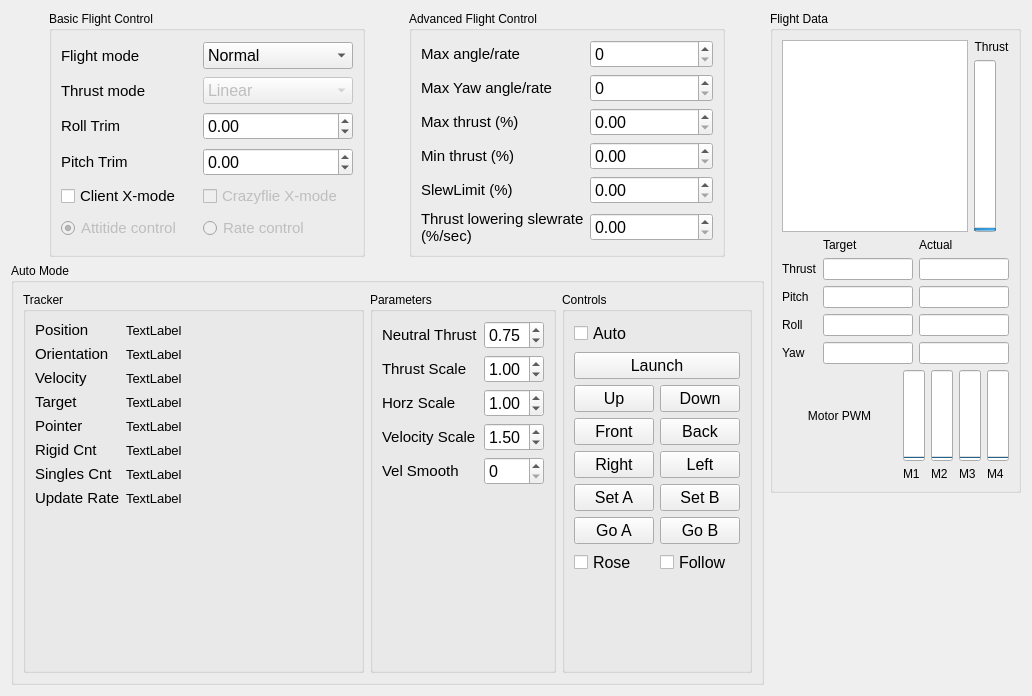
<?xml version="1.0" encoding="UTF-8"?>
<ui version="4.0">
 <class>Form</class>
 <widget class="QWidget" name="Form">
  <property name="geometry">
   <rect>
    <x>0</x>
    <y>0</y>
    <width>1032</width>
    <height>696</height>
   </rect>
  </property>
  <property name="minimumSize">
   <size>
    <width>954</width>
    <height>518</height>
   </size>
  </property>
  <property name="windowTitle">
   <string>Form</string>
  </property>
  <layout class="QHBoxLayout" name="horizontalLayout_2">
   <item>
    <layout class="QHBoxLayout" name="horizontalLayout">
     <item>
      <layout class="QVBoxLayout" name="verticalLayout">
       <item>
        <layout class="QHBoxLayout" name="horizontalLayout_5">
         <item>
          <widget class="QGroupBox" name="groupBox_2">
           <property name="maximumSize">
            <size>
             <width>316</width>
             <height>295</height>
            </size>
           </property>
           <property name="title">
            <string>Basic Flight Control</string>
           </property>
           <layout class="QHBoxLayout" name="horizontalLayout_3">
            <item>
             <layout class="QGridLayout" name="gridLayout_3">
              <item row="1" column="1">
               <widget class="QComboBox" name="flightModeCombo">
                <property name="minimumSize">
                 <size>
                  <width>150</width>
                  <height>0</height>
                 </size>
                </property>
                <property name="maximumSize">
                 <size>
                  <width>150</width>
                  <height>16777215</height>
                 </size>
                </property>
                <property name="font">
                 <font>
                  <pointsize>12</pointsize>
                 </font>
                </property>
                <property name="toolTip">
                 <string>&lt;html&gt;&lt;head/&gt;&lt;body&gt;&lt;p&gt;Select what flightmode to use:&lt;/p&gt;&lt;p&gt; * Safe prevents crashing&lt;/p&gt;&lt;p&gt; * Crazy does not prevent crashing :)&lt;/p&gt;&lt;/body&gt;&lt;/html&gt;</string>
                </property>
                <property name="editable">
                 <bool>false</bool>
                </property>
                <property name="currentIndex">
                 <number>0</number>
                </property>
                <item>
                 <property name="text">
                  <string>Normal</string>
                 </property>
                </item>
                <item>
                 <property name="text">
                  <string>Advanced</string>
                 </property>
                </item>
               </widget>
              </item>
              <item row="0" column="1">
               <spacer name="verticalSpacer_3">
                <property name="orientation">
                 <enum>Qt::Vertical</enum>
                </property>
                <property name="sizeType">
                 <enum>QSizePolicy::Maximum</enum>
                </property>
                <property name="sizeHint" stdset="0">
                 <size>
                  <width>0</width>
                  <height>0</height>
                 </size>
                </property>
               </spacer>
              </item>
              <item row="2" column="0">
               <widget class="QLabel" name="label_5">
                <property name="font">
                 <font>
                  <pointsize>11</pointsize>
                 </font>
                </property>
                <property name="text">
                 <string>Thrust mode</string>
                </property>
               </widget>
              </item>
              <item row="2" column="1">
               <widget class="QComboBox" name="thrustModeCombo">
                <property name="enabled">
                 <bool>false</bool>
                </property>
                <property name="font">
                 <font>
                  <pointsize>12</pointsize>
                 </font>
                </property>
                <item>
                 <property name="text">
                  <string>Linear</string>
                 </property>
                </item>
                <item>
                 <property name="text">
                  <string>Quadratic</string>
                 </property>
                </item>
               </widget>
              </item>
              <item row="3" column="0">
               <widget class="QLabel" name="label_2">
                <property name="font">
                 <font>
                  <pointsize>11</pointsize>
                 </font>
                </property>
                <property name="text">
                 <string>Roll Trim</string>
                </property>
               </widget>
              </item>
              <item row="3" column="1">
               <widget class="QDoubleSpinBox" name="targetCalRoll">
                <property name="font">
                 <font>
                  <pointsize>12</pointsize>
                 </font>
                </property>
                <property name="minimum">
                 <double>-20.000000000000000</double>
                </property>
                <property name="maximum">
                 <double>20.000000000000000</double>
                </property>
                <property name="singleStep">
                 <double>0.200000000000000</double>
                </property>
               </widget>
              </item>
              <item row="4" column="1">
               <widget class="QDoubleSpinBox" name="targetCalPitch">
                <property name="font">
                 <font>
                  <pointsize>12</pointsize>
                 </font>
                </property>
                <property name="minimum">
                 <double>-20.000000000000000</double>
                </property>
                <property name="maximum">
                 <double>20.000000000000000</double>
                </property>
                <property name="singleStep">
                 <double>0.200000000000000</double>
                </property>
               </widget>
              </item>
              <item row="4" column="0">
               <widget class="QLabel" name="label_3">
                <property name="font">
                 <font>
                  <pointsize>11</pointsize>
                 </font>
                </property>
                <property name="text">
                 <string>Pitch Trim</string>
                </property>
               </widget>
              </item>
              <item row="1" column="0">
               <widget class="QLabel" name="label_4">
                <property name="minimumSize">
                 <size>
                  <width>100</width>
                  <height>0</height>
                 </size>
                </property>
                <property name="font">
                 <font>
                  <pointsize>11</pointsize>
                 </font>
                </property>
                <property name="text">
                 <string>Flight mode</string>
                </property>
               </widget>
              </item>
              <item row="6" column="0">
               <widget class="QRadioButton" name="angularPidRadioButton">
                <property name="enabled">
                 <bool>false</bool>
                </property>
                <property name="font">
                 <font>
                  <pointsize>11</pointsize>
                 </font>
                </property>
                <property name="text">
                 <string>Attitide control</string>
                </property>
                <property name="checked">
                 <bool>true</bool>
                </property>
               </widget>
              </item>
              <item row="5" column="1">
               <widget class="QCheckBox" name="crazyflieXModeCheckbox">
                <property name="enabled">
                 <bool>false</bool>
                </property>
                <property name="font">
                 <font>
                  <pointsize>11</pointsize>
                 </font>
                </property>
                <property name="text">
                 <string>Crazyflie X-mode</string>
                </property>
               </widget>
              </item>
              <item row="5" column="0">
               <widget class="QCheckBox" name="clientXModeCheckbox">
                <property name="font">
                 <font>
                  <pointsize>11</pointsize>
                 </font>
                </property>
                <property name="text">
                 <string>Client X-mode</string>
                </property>
               </widget>
              </item>
              <item row="6" column="1">
               <widget class="QRadioButton" name="ratePidRadioButton">
                <property name="enabled">
                 <bool>false</bool>
                </property>
                <property name="font">
                 <font>
                  <pointsize>11</pointsize>
                 </font>
                </property>
                <property name="text">
                 <string>Rate control</string>
                </property>
               </widget>
              </item>
             </layout>
            </item>
           </layout>
          </widget>
         </item>
         <item>
          <widget class="QGroupBox" name="groupBox_3">
           <property name="maximumSize">
            <size>
             <width>316</width>
             <height>295</height>
            </size>
           </property>
           <property name="title">
            <string>Advanced Flight Control</string>
           </property>
           <layout class="QHBoxLayout" name="horizontalLayout_4">
            <item>
             <layout class="QGridLayout" name="gridLayout_4">
              <item row="5" column="1">
               <widget class="QDoubleSpinBox" name="thrustLoweringSlewRateLimit">
                <property name="font">
                 <font>
                  <pointsize>12</pointsize>
                 </font>
                </property>
               </widget>
              </item>
              <item row="3" column="1">
               <widget class="QDoubleSpinBox" name="minThrust">
                <property name="font">
                 <font>
                  <pointsize>12</pointsize>
                 </font>
                </property>
               </widget>
              </item>
              <item row="2" column="0">
               <widget class="QLabel" name="label_9">
                <property name="font">
                 <font>
                  <pointsize>11</pointsize>
                 </font>
                </property>
                <property name="text">
                 <string>Max thrust (%)</string>
                </property>
               </widget>
              </item>
              <item row="0" column="0">
               <widget class="QLabel" name="label_7">
                <property name="font">
                 <font>
                  <pointsize>11</pointsize>
                 </font>
                </property>
                <property name="layoutDirection">
                 <enum>Qt::LeftToRight</enum>
                </property>
                <property name="text">
                 <string>Max angle/rate</string>
                </property>
               </widget>
              </item>
              <item row="3" column="0">
               <widget class="QLabel" name="label">
                <property name="font">
                 <font>
                  <pointsize>11</pointsize>
                 </font>
                </property>
                <property name="text">
                 <string>Min thrust (%)</string>
                </property>
               </widget>
              </item>
              <item row="5" column="0">
               <widget class="QLabel" name="label_26">
                <property name="font">
                 <font>
                  <pointsize>11</pointsize>
                 </font>
                </property>
                <property name="text">
                 <string>Thrust lowering slewrate (%/sec)</string>
                </property>
                <property name="wordWrap">
                 <bool>true</bool>
                </property>
               </widget>
              </item>
              <item row="4" column="0">
               <widget class="QLabel" name="label_31">
                <property name="font">
                 <font>
                  <pointsize>11</pointsize>
                 </font>
                </property>
                <property name="text">
                 <string>SlewLimit (%)</string>
                </property>
               </widget>
              </item>
              <item row="2" column="1">
               <widget class="QDoubleSpinBox" name="maxThrust">
                <property name="font">
                 <font>
                  <pointsize>12</pointsize>
                 </font>
                </property>
               </widget>
              </item>
              <item row="1" column="0">
               <widget class="QLabel" name="label_32">
                <property name="font">
                 <font>
                  <pointsize>11</pointsize>
                 </font>
                </property>
                <property name="text">
                 <string>Max Yaw angle/rate</string>
                </property>
               </widget>
              </item>
              <item row="4" column="1">
               <widget class="QDoubleSpinBox" name="slewEnableLimit">
                <property name="font">
                 <font>
                  <pointsize>12</pointsize>
                 </font>
                </property>
               </widget>
              </item>
              <item row="1" column="1">
               <widget class="QSpinBox" name="maxYawRate">
                <property name="font">
                 <font>
                  <pointsize>12</pointsize>
                 </font>
                </property>
                <property name="minimum">
                 <number>0</number>
                </property>
                <property name="maximum">
                 <number>500</number>
                </property>
                <property name="value">
                 <number>0</number>
                </property>
               </widget>
              </item>
              <item row="0" column="1">
               <widget class="QSpinBox" name="maxAngle">
                <property name="font">
                 <font>
                  <pointsize>12</pointsize>
                 </font>
                </property>
                <property name="minimum">
                 <number>0</number>
                </property>
                <property name="maximum">
                 <number>500</number>
                </property>
                <property name="value">
                 <number>0</number>
                </property>
               </widget>
              </item>
             </layout>
            </item>
           </layout>
          </widget>
         </item>
        </layout>
       </item>
       <item>
        <widget class="QGroupBox" name="groupBox_4">
         <property name="title">
          <string>Auto Mode</string>
         </property>
         <layout class="QHBoxLayout" name="horizontalLayout_6">
          <item>
           <widget class="QGroupBox" name="groupBox_5">
            <property name="minimumSize">
             <size>
              <width>0</width>
              <height>0</height>
             </size>
            </property>
            <property name="title">
             <string>Tracker</string>
            </property>
            <layout class="QVBoxLayout" name="verticalLayout_5">
             <item>
              <layout class="QGridLayout" name="gridLayout_2" rowstretch="0,0,0,0,0,0,0,0">
               <item row="1" column="2">
                <widget class="QLabel" name="orientation">
                 <property name="minimumSize">
                  <size>
                   <width>300</width>
                   <height>0</height>
                  </size>
                 </property>
                 <property name="font">
                  <font>
                   <pointsize>10</pointsize>
                  </font>
                 </property>
                 <property name="text">
                  <string>TextLabel</string>
                 </property>
                </widget>
               </item>
               <item row="3" column="2">
                <widget class="QLabel" name="target">
                 <property name="minimumSize">
                  <size>
                   <width>300</width>
                   <height>0</height>
                  </size>
                 </property>
                 <property name="font">
                  <font>
                   <pointsize>10</pointsize>
                  </font>
                 </property>
                 <property name="text">
                  <string>TextLabel</string>
                 </property>
                </widget>
               </item>
               <item row="5" column="2">
                <widget class="QLabel" name="RigidCnt">
                 <property name="minimumSize">
                  <size>
                   <width>300</width>
                   <height>0</height>
                  </size>
                 </property>
                 <property name="font">
                  <font>
                   <pointsize>10</pointsize>
                  </font>
                 </property>
                 <property name="text">
                  <string>TextLabel</string>
                 </property>
                </widget>
               </item>
               <item row="0" column="0">
                <widget class="QLabel" name="label_8">
                 <property name="font">
                  <font>
                   <pointsize>11</pointsize>
                  </font>
                 </property>
                 <property name="text">
                  <string>Position</string>
                 </property>
                </widget>
               </item>
               <item row="1" column="0">
                <widget class="QLabel" name="label_10">
                 <property name="font">
                  <font>
                   <pointsize>11</pointsize>
                  </font>
                 </property>
                 <property name="text">
                  <string>Orientation</string>
                 </property>
                </widget>
               </item>
               <item row="0" column="2">
                <widget class="QLabel" name="position">
                 <property name="minimumSize">
                  <size>
                   <width>300</width>
                   <height>0</height>
                  </size>
                 </property>
                 <property name="font">
                  <font>
                   <pointsize>10</pointsize>
                  </font>
                 </property>
                 <property name="text">
                  <string>TextLabel</string>
                 </property>
                </widget>
               </item>
               <item row="4" column="2">
                <widget class="QLabel" name="pointer">
                 <property name="minimumSize">
                  <size>
                   <width>300</width>
                   <height>0</height>
                  </size>
                 </property>
                 <property name="font">
                  <font>
                   <pointsize>10</pointsize>
                  </font>
                 </property>
                 <property name="text">
                  <string>TextLabel</string>
                 </property>
                </widget>
               </item>
               <item row="6" column="2">
                <widget class="QLabel" name="SinglesCnt">
                 <property name="minimumSize">
                  <size>
                   <width>300</width>
                   <height>0</height>
                  </size>
                 </property>
                 <property name="font">
                  <font>
                   <pointsize>10</pointsize>
                  </font>
                 </property>
                 <property name="text">
                  <string>TextLabel</string>
                 </property>
                </widget>
               </item>
               <item row="6" column="0">
                <widget class="QLabel" name="label_28">
                 <property name="font">
                  <font>
                   <pointsize>11</pointsize>
                  </font>
                 </property>
                 <property name="text">
                  <string>Singles Cnt</string>
                 </property>
                </widget>
               </item>
               <item row="4" column="0">
                <widget class="QLabel" name="label_25">
                 <property name="font">
                  <font>
                   <pointsize>11</pointsize>
                  </font>
                 </property>
                 <property name="text">
                  <string>Pointer</string>
                 </property>
                </widget>
               </item>
               <item row="7" column="0">
                <widget class="QLabel" name="label_29">
                 <property name="font">
                  <font>
                   <pointsize>11</pointsize>
                  </font>
                 </property>
                 <property name="text">
                  <string>Update Rate</string>
                 </property>
                </widget>
               </item>
               <item row="2" column="0">
                <widget class="QLabel" name="label_21">
                 <property name="font">
                  <font>
                   <pointsize>11</pointsize>
                  </font>
                 </property>
                 <property name="text">
                  <string>Velocity</string>
                 </property>
                </widget>
               </item>
               <item row="5" column="0">
                <widget class="QLabel" name="label_27">
                 <property name="font">
                  <font>
                   <pointsize>11</pointsize>
                  </font>
                 </property>
                 <property name="text">
                  <string>Rigid Cnt</string>
                 </property>
                </widget>
               </item>
               <item row="3" column="0">
                <widget class="QLabel" name="label_23">
                 <property name="font">
                  <font>
                   <pointsize>11</pointsize>
                  </font>
                 </property>
                 <property name="text">
                  <string>Target</string>
                 </property>
                </widget>
               </item>
               <item row="2" column="2">
                <widget class="QLabel" name="velocity">
                 <property name="minimumSize">
                  <size>
                   <width>300</width>
                   <height>0</height>
                  </size>
                 </property>
                 <property name="font">
                  <font>
                   <pointsize>10</pointsize>
                  </font>
                 </property>
                 <property name="text">
                  <string>TextLabel</string>
                 </property>
                </widget>
               </item>
               <item row="7" column="2">
                <widget class="QLabel" name="UpdateRate">
                 <property name="font">
                  <font>
                   <pointsize>10</pointsize>
                  </font>
                 </property>
                 <property name="text">
                  <string>TextLabel</string>
                 </property>
                </widget>
               </item>
              </layout>
             </item>
             <item>
              <spacer name="verticalSpacer_2">
               <property name="orientation">
                <enum>Qt::Vertical</enum>
               </property>
               <property name="sizeHint" stdset="0">
                <size>
                 <width>20</width>
                 <height>40</height>
                </size>
               </property>
              </spacer>
             </item>
            </layout>
           </widget>
          </item>
          <item>
           <widget class="QGroupBox" name="formGroupBox">
            <property name="title">
             <string>Parameters</string>
            </property>
            <layout class="QFormLayout" name="formLayout">
             <item row="1" column="0">
              <widget class="QLabel" name="label_17">
               <property name="font">
                <font>
                 <pointsize>11</pointsize>
                </font>
               </property>
               <property name="text">
                <string>Neutral Thrust</string>
               </property>
              </widget>
             </item>
             <item row="1" column="1">
              <widget class="QDoubleSpinBox" name="neutralThrustBox">
               <property name="font">
                <font>
                 <pointsize>12</pointsize>
                </font>
               </property>
               <property name="maximum">
                <double>1.000000000000000</double>
               </property>
               <property name="singleStep">
                <double>0.010000000000000</double>
               </property>
               <property name="value">
                <double>0.750000000000000</double>
               </property>
              </widget>
             </item>
             <item row="2" column="0">
              <widget class="QLabel" name="label_18">
               <property name="font">
                <font>
                 <pointsize>11</pointsize>
                </font>
               </property>
               <property name="text">
                <string>Thrust Scale</string>
               </property>
              </widget>
             </item>
             <item row="4" column="0">
              <widget class="QLabel" name="label_19">
               <property name="font">
                <font>
                 <pointsize>11</pointsize>
                </font>
               </property>
               <property name="text">
                <string>Velocity Scale</string>
               </property>
              </widget>
             </item>
             <item row="3" column="0">
              <widget class="QLabel" name="label_20">
               <property name="font">
                <font>
                 <pointsize>11</pointsize>
                </font>
               </property>
               <property name="text">
                <string>Horz Scale</string>
               </property>
              </widget>
             </item>
             <item row="4" column="1">
              <widget class="QDoubleSpinBox" name="velocityScaleBox">
               <property name="font">
                <font>
                 <pointsize>12</pointsize>
                </font>
               </property>
               <property name="minimum">
                <double>0.000000000000000</double>
               </property>
               <property name="maximum">
                <double>4.000000000000000</double>
               </property>
               <property name="singleStep">
                <double>0.100000000000000</double>
               </property>
               <property name="value">
                <double>1.500000000000000</double>
               </property>
              </widget>
             </item>
             <item row="5" column="0">
              <widget class="QLabel" name="label_22">
               <property name="font">
                <font>
                 <pointsize>11</pointsize>
                </font>
               </property>
               <property name="text">
                <string>Vel Smooth</string>
               </property>
              </widget>
             </item>
             <item row="5" column="1">
              <widget class="QSpinBox" name="velocitySmoothBox">
               <property name="font">
                <font>
                 <pointsize>12</pointsize>
                </font>
               </property>
               <property name="maximum">
                <number>10</number>
               </property>
              </widget>
             </item>
             <item row="2" column="1">
              <widget class="QDoubleSpinBox" name="thrustScaleBox">
               <property name="font">
                <font>
                 <pointsize>12</pointsize>
                </font>
               </property>
               <property name="maximum">
                <double>5.000000000000000</double>
               </property>
               <property name="singleStep">
                <double>0.100000000000000</double>
               </property>
               <property name="value">
                <double>1.000000000000000</double>
               </property>
              </widget>
             </item>
             <item row="3" column="1">
              <widget class="QDoubleSpinBox" name="horzScaleBox">
               <property name="font">
                <font>
                 <pointsize>12</pointsize>
                </font>
               </property>
               <property name="maximum">
                <double>5.000000000000000</double>
               </property>
               <property name="singleStep">
                <double>0.100000000000000</double>
               </property>
               <property name="value">
                <double>1.000000000000000</double>
               </property>
              </widget>
             </item>
            </layout>
           </widget>
          </item>
          <item>
           <widget class="QGroupBox" name="groupBox">
            <property name="title">
             <string>Controls</string>
            </property>
            <layout class="QGridLayout" name="gridLayout_6">
             <item row="6" column="0">
              <widget class="QPushButton" name="goAButton">
               <property name="font">
                <font>
                 <pointsize>12</pointsize>
                </font>
               </property>
               <property name="text">
                <string>Go A</string>
               </property>
              </widget>
             </item>
             <item row="5" column="0">
              <widget class="QPushButton" name="setAButton">
               <property name="font">
                <font>
                 <pointsize>12</pointsize>
                </font>
               </property>
               <property name="text">
                <string>Set A</string>
               </property>
              </widget>
             </item>
             <item row="6" column="1">
              <widget class="QPushButton" name="goBButton">
               <property name="font">
                <font>
                 <pointsize>12</pointsize>
                </font>
               </property>
               <property name="text">
                <string>Go B</string>
               </property>
              </widget>
             </item>
             <item row="5" column="1">
              <widget class="QPushButton" name="setBButton">
               <property name="font">
                <font>
                 <pointsize>12</pointsize>
                </font>
               </property>
               <property name="text">
                <string>Set B</string>
               </property>
              </widget>
             </item>
             <item row="1" column="0" colspan="2">
              <widget class="QPushButton" name="launchButton">
               <property name="font">
                <font>
                 <pointsize>12</pointsize>
                </font>
               </property>
               <property name="text">
                <string>Launch</string>
               </property>
              </widget>
             </item>
             <item row="4" column="1">
              <widget class="QPushButton" name="leftButton">
               <property name="font">
                <font>
                 <pointsize>12</pointsize>
                </font>
               </property>
               <property name="text">
                <string>Left</string>
               </property>
              </widget>
             </item>
             <item row="3" column="0">
              <widget class="QPushButton" name="frontButton">
               <property name="font">
                <font>
                 <pointsize>12</pointsize>
                </font>
               </property>
               <property name="text">
                <string>Front</string>
               </property>
              </widget>
             </item>
             <item row="3" column="1">
              <widget class="QPushButton" name="backButton">
               <property name="font">
                <font>
                 <pointsize>12</pointsize>
                </font>
               </property>
               <property name="text">
                <string>Back</string>
               </property>
              </widget>
             </item>
             <item row="4" column="0">
              <widget class="QPushButton" name="rightButton">
               <property name="font">
                <font>
                 <pointsize>12</pointsize>
                </font>
               </property>
               <property name="text">
                <string>Right</string>
               </property>
              </widget>
             </item>
             <item row="2" column="0">
              <widget class="QPushButton" name="upButton">
               <property name="font">
                <font>
                 <pointsize>12</pointsize>
                </font>
               </property>
               <property name="text">
                <string>Up</string>
               </property>
              </widget>
             </item>
             <item row="2" column="1">
              <widget class="QPushButton" name="downButton">
               <property name="font">
                <font>
                 <pointsize>12</pointsize>
                </font>
               </property>
               <property name="text">
                <string>Down</string>
               </property>
              </widget>
             </item>
             <item row="0" column="0">
              <widget class="QCheckBox" name="automodeCheckBox">
               <property name="font">
                <font>
                 <pointsize>12</pointsize>
                </font>
               </property>
               <property name="text">
                <string>Auto</string>
               </property>
              </widget>
             </item>
             <item row="9" column="0">
              <spacer name="verticalSpacer_4">
               <property name="orientation">
                <enum>Qt::Vertical</enum>
               </property>
               <property name="sizeHint" stdset="0">
                <size>
                 <width>20</width>
                 <height>40</height>
                </size>
               </property>
              </spacer>
             </item>
             <item row="7" column="1">
              <widget class="QCheckBox" name="followmodeCheckBox">
               <property name="font">
                <font>
                 <pointsize>12</pointsize>
                </font>
               </property>
               <property name="text">
                <string>Follow</string>
               </property>
              </widget>
             </item>
             <item row="7" column="0">
              <widget class="QCheckBox" name="loopmodeCheckBox">
               <property name="font">
                <font>
                 <pointsize>12</pointsize>
                </font>
               </property>
               <property name="text">
                <string>Rose</string>
               </property>
              </widget>
             </item>
            </layout>
           </widget>
          </item>
         </layout>
        </widget>
       </item>
      </layout>
     </item>
     <item>
      <layout class="QVBoxLayout" name="verticalLayout_3">
       <property name="sizeConstraint">
        <enum>QLayout::SetDefaultConstraint</enum>
       </property>
       <item>
        <widget class="QGroupBox" name="groupBox">
         <property name="maximumSize">
          <size>
           <width>434</width>
           <height>552</height>
          </size>
         </property>
         <property name="title">
          <string>Flight Data</string>
         </property>
         <layout class="QVBoxLayout" name="verticalLayout_2">
          <item>
           <layout class="QGridLayout" name="gridLayout">
            <item row="0" column="3">
             <layout class="QVBoxLayout" name="verticalLayout_4">
              <item>
               <widget class="QLabel" name="label_6">
                <property name="text">
                 <string>Thrust</string>
                </property>
                <property name="alignment">
                 <set>Qt::AlignCenter</set>
                </property>
               </widget>
              </item>
              <item>
               <widget class="QProgressBar" name="thrustProgress">
                <property name="sizePolicy">
                 <sizepolicy hsizetype="Maximum" vsizetype="Expanding">
                  <horstretch>0</horstretch>
                  <verstretch>0</verstretch>
                 </sizepolicy>
                </property>
                <property name="sizeIncrement">
                 <size>
                  <width>0</width>
                  <height>0</height>
                 </size>
                </property>
                <property name="maximum">
                 <number>65600</number>
                </property>
                <property name="value">
                 <number>24</number>
                </property>
                <property name="alignment">
                 <set>Qt::AlignCenter</set>
                </property>
                <property name="orientation">
                 <enum>Qt::Vertical</enum>
                </property>
               </widget>
              </item>
             </layout>
            </item>
            <item row="0" column="1">
             <widget class="QTextEdit" name="textEdit">
              <property name="documentTitle">
               <string/>
              </property>
              <property name="html">
               <string>&lt;!DOCTYPE HTML PUBLIC &quot;-//W3C//DTD HTML 4.0//EN&quot; &quot;http://www.w3.org/TR/REC-html40/strict.dtd&quot;&gt;
&lt;html&gt;&lt;head&gt;&lt;meta name=&quot;qrichtext&quot; content=&quot;1&quot; /&gt;&lt;style type=&quot;text/css&quot;&gt;
p, li { white-space: pre-wrap; }
&lt;/style&gt;&lt;/head&gt;&lt;body style=&quot; font-family:'.Lucida Grande UI'; font-size:13pt; font-weight:400; font-style:normal;&quot;&gt;
&lt;p style=&quot;-qt-paragraph-type:empty; margin-top:0px; margin-bottom:0px; margin-left:0px; margin-right:0px; -qt-block-indent:0; text-indent:0px; font-family:'Ubuntu'; font-size:11pt;&quot;&gt;&lt;br /&gt;&lt;/p&gt;&lt;/body&gt;&lt;/html&gt;</string>
              </property>
             </widget>
            </item>
            <item row="0" column="0">
             <spacer name="horizontalSpacer_2">
              <property name="orientation">
               <enum>Qt::Horizontal</enum>
              </property>
              <property name="sizeHint" stdset="0">
               <size>
                <width>40</width>
                <height>20</height>
               </size>
              </property>
             </spacer>
            </item>
            <item row="0" column="2">
             <spacer name="horizontalSpacer_3">
              <property name="orientation">
               <enum>Qt::Horizontal</enum>
              </property>
              <property name="sizeHint" stdset="0">
               <size>
                <width>40</width>
                <height>20</height>
               </size>
              </property>
             </spacer>
            </item>
           </layout>
          </item>
          <item>
           <layout class="QGridLayout" name="gridLayout_5">
            <item row="3" column="1">
             <widget class="QLineEdit" name="targetPitch"/>
            </item>
            <item row="2" column="2">
             <widget class="QLineEdit" name="actualThrust"/>
            </item>
            <item row="5" column="2">
             <widget class="QLineEdit" name="actualYaw"/>
            </item>
            <item row="4" column="1">
             <widget class="QLineEdit" name="targetRoll"/>
            </item>
            <item row="5" column="0">
             <widget class="QLabel" name="label_13">
              <property name="text">
               <string>Yaw</string>
              </property>
             </widget>
            </item>
            <item row="4" column="2">
             <widget class="QLineEdit" name="actualRoll"/>
            </item>
            <item row="3" column="2">
             <widget class="QLineEdit" name="actualPitch"/>
            </item>
            <item row="5" column="1">
             <widget class="QLineEdit" name="targetYaw"/>
            </item>
            <item row="1" column="1">
             <widget class="QLabel" name="label_14">
              <property name="text">
               <string>Target</string>
              </property>
             </widget>
            </item>
            <item row="3" column="0">
             <widget class="QLabel" name="label_11">
              <property name="text">
               <string>Pitch</string>
              </property>
             </widget>
            </item>
            <item row="4" column="0">
             <widget class="QLabel" name="label_12">
              <property name="text">
               <string>Roll</string>
              </property>
             </widget>
            </item>
            <item row="1" column="2">
             <widget class="QLabel" name="label_15">
              <property name="text">
               <string>Actual</string>
              </property>
             </widget>
            </item>
            <item row="2" column="0">
             <widget class="QLabel" name="label_16">
              <property name="text">
               <string>Thrust</string>
              </property>
             </widget>
            </item>
            <item row="2" column="1">
             <widget class="QLineEdit" name="targetThrust"/>
            </item>
           </layout>
          </item>
          <item>
           <layout class="QGridLayout" name="gridLayout_7">
            <item row="0" column="3">
             <widget class="QProgressBar" name="actualM3">
              <property name="maximum">
               <number>65535</number>
              </property>
              <property name="value">
               <number>0</number>
              </property>
              <property name="orientation">
               <enum>Qt::Vertical</enum>
              </property>
             </widget>
            </item>
            <item row="0" column="1">
             <widget class="QProgressBar" name="actualM1">
              <property name="maximum">
               <number>65535</number>
              </property>
              <property name="value">
               <number>0</number>
              </property>
              <property name="orientation">
               <enum>Qt::Vertical</enum>
              </property>
             </widget>
            </item>
            <item row="0" column="4">
             <widget class="QProgressBar" name="actualM4">
              <property name="maximum">
               <number>65535</number>
              </property>
              <property name="value">
               <number>0</number>
              </property>
              <property name="orientation">
               <enum>Qt::Vertical</enum>
              </property>
             </widget>
            </item>
            <item row="0" column="2">
             <widget class="QProgressBar" name="actualM2">
              <property name="maximum">
               <number>65535</number>
              </property>
              <property name="value">
               <number>0</number>
              </property>
              <property name="orientation">
               <enum>Qt::Vertical</enum>
              </property>
             </widget>
            </item>
            <item row="1" column="1">
             <widget class="QLabel" name="M1label">
              <property name="text">
               <string>M1</string>
              </property>
             </widget>
            </item>
            <item row="1" column="2">
             <widget class="QLabel" name="M2label">
              <property name="text">
               <string>M2</string>
              </property>
             </widget>
            </item>
            <item row="1" column="3">
             <widget class="QLabel" name="M3label">
              <property name="text">
               <string>M3</string>
              </property>
             </widget>
            </item>
            <item row="1" column="4">
             <widget class="QLabel" name="M4label">
              <property name="text">
               <string>M4</string>
              </property>
             </widget>
            </item>
            <item row="0" column="0">
             <widget class="QLabel" name="label_24">
              <property name="enabled">
               <bool>true</bool>
              </property>
              <property name="sizePolicy">
               <sizepolicy hsizetype="Fixed" vsizetype="Preferred">
                <horstretch>0</horstretch>
                <verstretch>0</verstretch>
               </sizepolicy>
              </property>
              <property name="minimumSize">
               <size>
                <width>115</width>
                <height>0</height>
               </size>
              </property>
              <property name="text">
               <string>Motor PWM</string>
              </property>
              <property name="alignment">
               <set>Qt::AlignCenter</set>
              </property>
             </widget>
            </item>
            <item row="1" column="0">
             <widget class="QLabel" name="emergency_stop_label">
              <property name="sizePolicy">
               <sizepolicy hsizetype="Fixed" vsizetype="Preferred">
                <horstretch>0</horstretch>
                <verstretch>0</verstretch>
               </sizepolicy>
              </property>
              <property name="text">
               <string/>
              </property>
              <property name="alignment">
               <set>Qt::AlignCenter</set>
              </property>
             </widget>
            </item>
           </layout>
          </item>
         </layout>
        </widget>
       </item>
       <item>
        <spacer name="verticalSpacer">
         <property name="orientation">
          <enum>Qt::Vertical</enum>
         </property>
         <property name="sizeHint" stdset="0">
          <size>
           <width>20</width>
           <height>40</height>
          </size>
         </property>
        </spacer>
       </item>
      </layout>
     </item>
    </layout>
   </item>
  </layout>
 </widget>
 <resources/>
 <connections/>
</ui>
